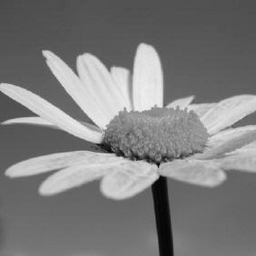
%> input picture TP1/flower.png, 256 x 256 px
$ octave TP1_4.m   (GNU Octave 9; MATLAB toolbox functions it lacks are replaced by stand-ins)
%> lines starting %> are read from the running program, lines starting %| are printed output that depends on the picture
close all;
clc;
clear variables;

%% Filtrage linéaire vs non linéaire : débruitage
%% 1
I = imread('flower.png');
%> I is the input picture: size 256x256 uint8; min 0, max 239, mean 125.1
I = im2double(I);
%> I: size 256x256 double
GNoise = 0.1*randn(size(I));
I_g = GNoise+I;
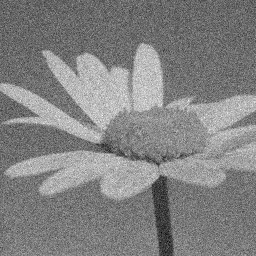
%> I_g: size 256x256 double; min -0.364, max 1.3, mean 0.49; drawn with min black and max white

SPNoise = imnoise(I,'salt & pepper',0.5);
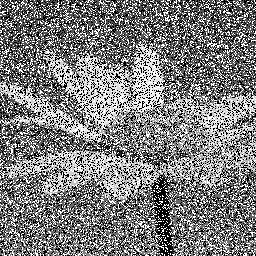
%> SPNoise: size 256x256 double; min 0, max 1, mean 0.494
I_sp = SPNoise+I;
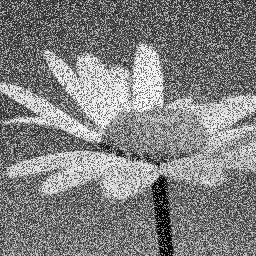
%> I_sp: size 256x256 double; min 0.0118, max 1.93, mean 0.984; drawn with min black and max white

figure()
subplot(3,4,1)
imshow(I, [])
title('I')
subplot(3,4,5)
imshow(I_g, [])
title('I_g')
subplot(3,4,9)
imshow(I_sp, [])
title('I_{sp}')

%% 2
% Moyenneur
n = 5;
Moyenneur = 1/((2*n+1)^2) * ones(n);
I_moyenneur = conv2(Moyenneur,I);
I_g_moyenneur = conv2(Moyenneur,I_g);
I_sp_moyenneur = conv2(Moyenneur,I_sp);
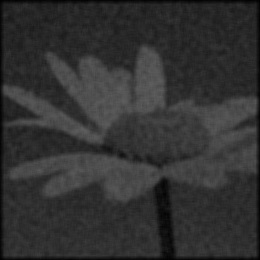
%> I_sp_moyenneur: size 260x260 double; min 0.00256, max 0.371, mean 0.197
%imshow(I_g_moyenneur,[])
%Butterworth
[h,w] = size(I);
%> h = 256; w = 256
[U,V] = meshgrid(-w/2+1/2:w/2-1/2,-h/2+1/2:h/2-1/2);
D = sqrt(U.^2 + V.^2);
nc = 100;
p = 5;
H = 1./(1+(sqrt(D/nc)).^(2*p));

I_butterworth = abs(ifft2(fftshift(fft2(I)).*H));
I_g_butterworth = abs(ifft2(fftshift(fft2(I_g)).*H));
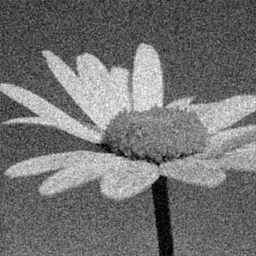
%> I_g_butterworth: size 256x256 double; min 0.000228, max 1.09, mean 0.49; drawn with min black and max white
I_sp_butterworth = abs(ifft2(fftshift(fft2(I_sp)).*H));
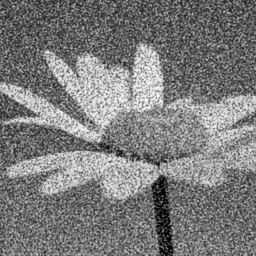
%> I_sp_butterworth: size 256x256 double; min 0.000746, max 2.02, mean 0.984; drawn with min black and max white

%Médian
I_median = ordfilt2(I,round(n^2/2),ones(n));
I_g_median = ordfilt2(I_g,round(n^2/2),ones(n));
I_sp_median = ordfilt2(I_sp,round(n^2/2),ones(n));
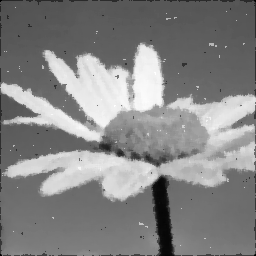
%> I_sp_median: size 256x256 double; min 0, max 1.87, mean 0.973; drawn with min black and max white

%Affichage
subplot(3,4,2)
imshow(I_moyenneur,[])
title('I moyenneur')
subplot(3,4,6)
imshow(I_g_moyenneur,[])
title('I_g moyenneur')
subplot(3,4,10)
imshow(I_sp_moyenneur,[])
title('I_{sp} moyenneur')

subplot(3,4,3)
imshow(I_butterworth,[])
title('I butterworth')
subplot(3,4,7)
imshow(I_g_butterworth,[])
title('I_g butterworth')
subplot(3,4,11)
imshow(I_sp_butterworth,[])
title('I_{sp} butterworth')

subplot(3,4,4)
imshow(I_median,[])
title('I median')
subplot(3,4,8)
imshow(I_g_median,[])
title('I_g median')
subplot(3,4,12)
imshow(I_sp_median,[])
title('I_{sp} median')

% Calculs erreur

$ run again, with TP1/journal.png copied over TP1/flower.png
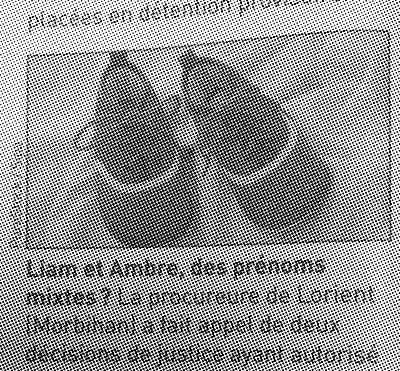
%> input picture TP1/journal.png, 400 x 371 px
%> I is the input picture: size 371x400 uint8; min 0, max 255, mean 147.2
%> I: size 371x400 double
%> `I_g_median = ordfilt2(I_g,round(n^2/2),ones(n));`:
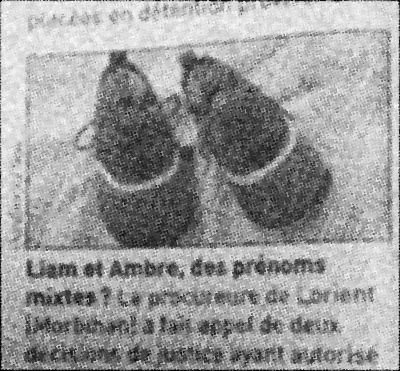
%> I_g_median: size 371x400 double; min 0, max 1.03, mean 0.631; drawn with min black and max white
%> `I_sp_median = ordfilt2(I_sp,round(n^2/2),ones(n));`:
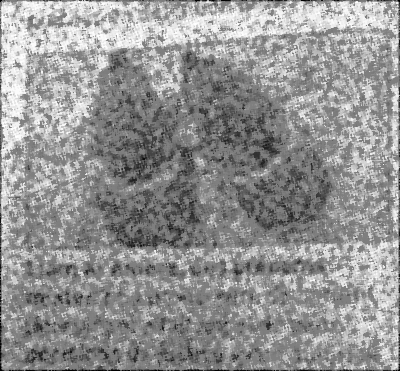
%> I_sp_median: size 371x400 double; min 0, max 2, mean 1.16; drawn with min black and max white
